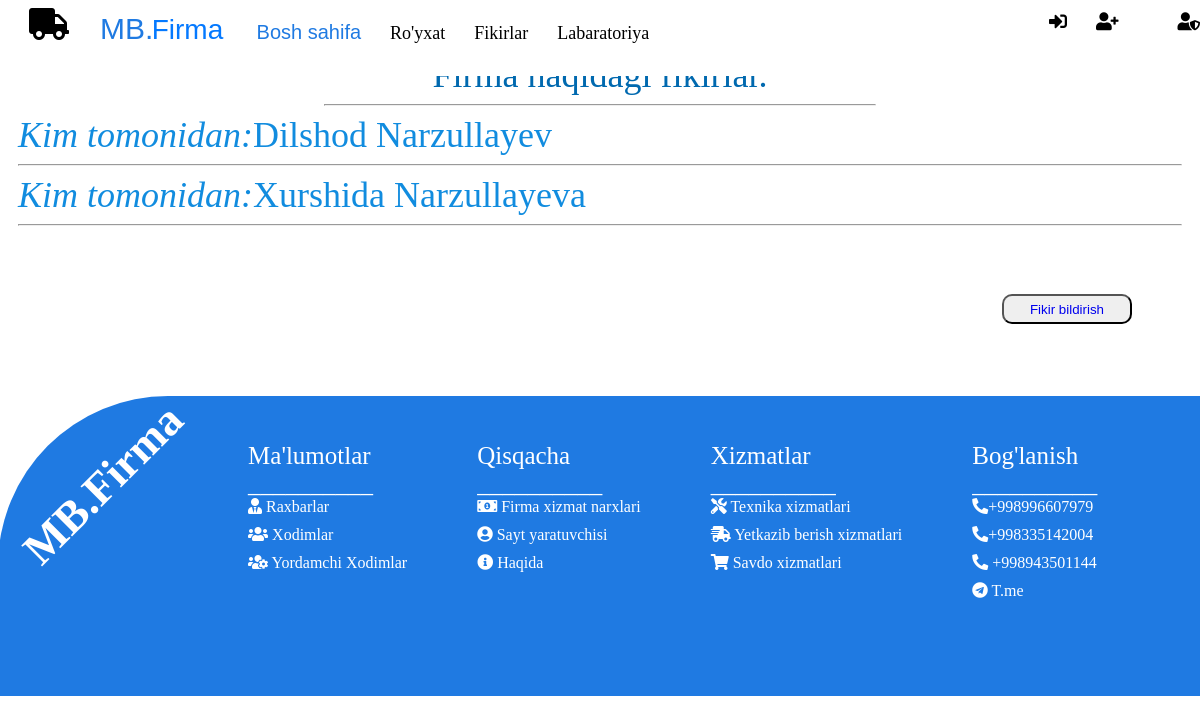
The app's page /fikirlar/, older data.
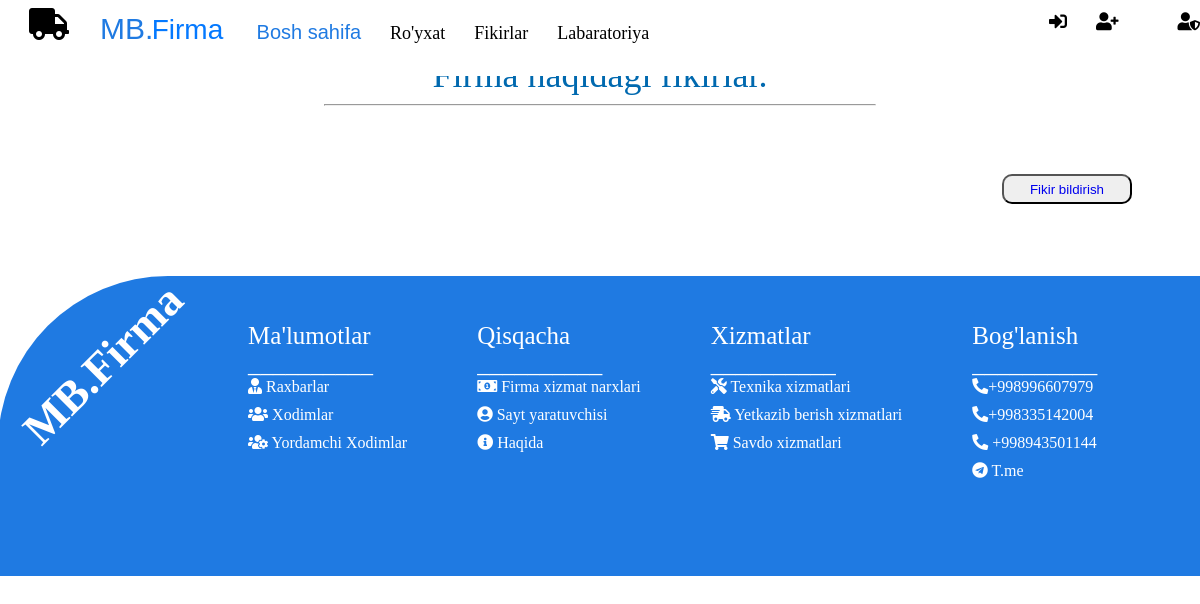
The same page, newer data.
### driver/models.py (models this page shows, shortened)
class Fikr(models.Model):
    kim_tomonidan = models.CharField(max_length=50)
    discription = models.TextField()

### driver/views.py (the view)
# urls.py: path('fikirlar/', FikirView.as_view(), name="Fikirlar"),
class FikirView(ListView):
    template_name = "Fikirlar/fikirlar.html"
    queryset = models.Fikr.objects.all()
    context_object_name = 'fikirs'

### templates/Fikirlar/fikirlar.html
{% extends 'base.html' %} {% block content %}
</head>
<div class="mijoz-1">Firma haqidagi fikirlar.</div>
<hr class="hr12">
<body>
    {%for fikir in fikirs %}
    <div class='mijoz-12'>
        <a href=" {{ fikir.pk }} ">
            <em>Kim tomonidan:</em>{{ fikir.kim_tomonidan }} </a>
    </div>
    <hr>
    {%endfor%}
    <br><br><br><br><br>
    <button class="det-btn1" style="margin-top: -30px; float: right;"><a href="{% url 'driver:Fikir-yaratish' %}">Fikir bildirish</a></button>
<br><br><br><br>
</body>
{% endblock content %}

Row changes from the older to the newer data that the page shows:
removed Fikr: kim_tomonidan "Dilshod Narzullayev"
removed Fikr: kim_tomonidan "Xurshida Narzullayeva"
